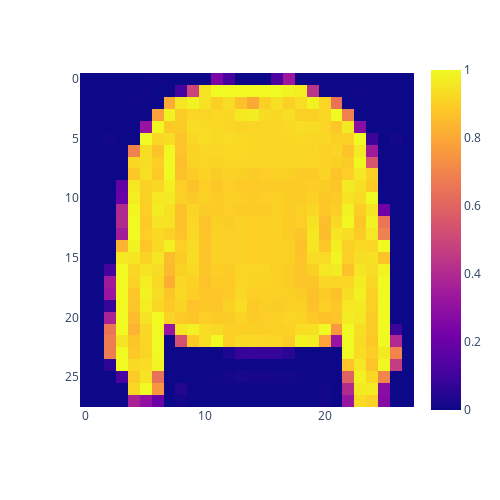

Here is the notebook cell this chart was saved with:
### Code cell
# Plot a single example
px.imshow(train_data[7],width=500, height=500)

### Figure 1 — Plotly figure (JSON) as saved in the notebook; plotly's stock layout.template omitted (floating-point values rounded to 4 significant figures; data arrays with more than 128 entries replaced by an {"elided": "..."} marker saying what was removed)
{"data": [{"coloraxis": "coloraxis", "hovertemplate": "x: %{x}<br>y: %{y}<br>color: %{z}<extra></extra>", "name": "0", "type": "heatmap", "xaxis": "x", "yaxis": "y", "z": {"elided": "28x28 float values"}}], "layout": {"coloraxis": {"colorscale": [[0, "#0d0887"], [0.1111, "#46039f"], [0.2222, "#7201a8"], [0.3333, "#9c179e"], [0.4444, "#bd3786"], [0.5556, "#d8576b"], [0.6667, "#ed7953"], [0.7778, "#fb9f3a"], [0.8889, "#fdca26"], [1, "#f0f921"]]}, "height": 500, "margin": {"t": 60}, "width": 500, "xaxis": {"anchor": "y", "constrain": "domain", "domain": [0, 1], "scaleanchor": "y"}, "yaxis": {"anchor": "x", "autorange": "reversed", "constrain": "domain", "domain": [0, 1]}}}
